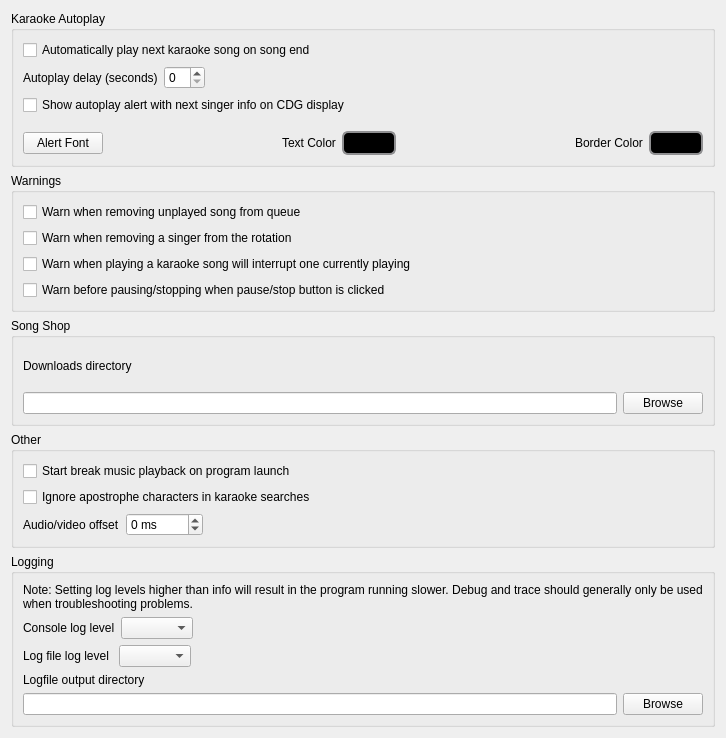
              <widget class="QWidget" name="scrollAreaWidgetContents_2">
               <property name="geometry">
                <rect>
                 <x>0</x>
                 <y>-294</y>
                 <width>726</width>
                 <height>738</height>
                </rect>
               </property>
               <layout class="QVBoxLayout" name="verticalLayout_26">
                <item>
                 <widget class="QGroupBox" name="groupBox">
                  <property name="title">
                   <string>Karaoke Autoplay</string>
                  </property>
                  <property name="flat">
                   <bool>false</bool>
                  </property>
                  <layout class="QVBoxLayout" name="verticalLayout_16">
                   <item>
                    <widget class="QCheckBox" name="checkBoxKAA">
                     <property name="text">
                      <string>Automatically play next karaoke song on song end</string>
                     </property>
                    </widget>
                   </item>
                   <item>
                    <layout class="QHBoxLayout" name="horizontalLayout_11">
                     <item>
                      <widget class="QLabel" name="label_9">
                       <property name="text">
                        <string>Autoplay delay (seconds)</string>
                       </property>
                      </widget>
                     </item>
                     <item>
                      <widget class="QSpinBox" name="spinBoxAADelay"/>
                     </item>
                     <item>
                      <spacer name="horizontalSpacer_6">
                       <property name="orientation">
                        <enum>Qt::Horizontal</enum>
                       </property>
                       <property name="sizeHint" stdset="0">
                        <size>
                         <width>40</width>
                         <height>20</height>
                        </size>
                       </property>
                      </spacer>
                     </item>
                    </layout>
                   </item>
                   <item>
                    <widget class="QCheckBox" name="checkBoxShowKAAAlert">
                     <property name="text">
                      <string>Show autoplay alert with next singer info on CDG display</string>
                     </property>
                    </widget>
                   </item>
                   <item>
                    <layout class="QHBoxLayout" name="horizontalLayout_13">
                     <property name="topMargin">
                      <number>10</number>
                     </property>
                     <item>
                      <widget class="QPushButton" name="btnAlertFont">
                       <property name="text">
                        <string>Alert Font</string>
                       </property>
                      </widget>
                     </item>
                     <item>
                      <spacer name="horizontalSpacer_7">
                       <property name="orientation">
                        <enum>Qt::Horizontal</enum>
                       </property>
                       <property name="sizeHint" stdset="0">
                        <size>
                         <width>40</width>
                         <height>20</height>
                        </size>
                       </property>
                      </spacer>
                     </item>
                     <item>
                      <widget class="QLabel" name="label_12">
                       <property name="text">
                        <string>Text Color</string>
                       </property>
                      </widget>
                     </item>
                     <item>
                      <widget class="QPushButton" name="btnAlertTxtColor">
                       <property name="styleSheet">
                        <string notr="true">QPushButton {
    border: 2px solid #8f8f91;
    border-radius: 6px;
    background-color: rgb(0,0,0);
    min-width: 40px;
    padding-left: 5px;
    padding-right: 5px;
    padding-top: 3px;
    padding-bottom: 3px;
}

QPushButton:pressed {
    background-color: rgb(0,0,0);
}

QPushButton:flat {
    border: none; /* no border for a flat push button */
}

QPushButton:default {
    border-color: navy; /* make the default button prominent */
}</string>
                       </property>
                       <property name="text">
                        <string/>
                       </property>
                      </widget>
                     </item>
                     <item>
                      <spacer name="horizontalSpacer_8">
                       <property name="orientation">
                        <enum>Qt::Horizontal</enum>
                       </property>
                       <property name="sizeHint" stdset="0">
                        <size>
                         <width>40</width>
                         <height>20</height>
                        </size>
                       </property>
                      </spacer>
                     </item>
                     <item>
                      <widget class="QLabel" name="label_16">
                       <property name="text">
                        <string>Border Color</string>
                       </property>
                      </widget>
                     </item>
                     <item>
                      <widget class="QPushButton" name="btnAlertBgColor">
                       <property name="styleSheet">
                        <string notr="true">QPushButton {
    border: 2px solid #8f8f91;
    border-radius: 6px;
    background-color: rgb(0,0,0);
    min-width: 40px;
    padding-left: 5px;
    padding-right: 5px;
    padding-top: 3px;
    padding-bottom: 3px;
}

QPushButton:pressed {
    background-color: rgb(0,0,0);
}

QPushButton:flat {
    border: none; /* no border for a flat push button */
}

QPushButton:default {
    border-color: navy; /* make the default button prominent */
}</string>
                       </property>
                       <property name="text">
                        <string/>
                       </property>
                      </widget>
                     </item>
                    </layout>
                   </item>
                  </layout>
                 </widget>
                </item>
                <item>
                 <widget class="QGroupBox" name="groupBox_2">
                  <property name="title">
                   <string>Warnings</string>
                  </property>
                  <layout class="QVBoxLayout" name="verticalLayout_17">
                   <item>
                    <widget class="QCheckBox" name="cbxQueueRemovalWarning">
                     <property name="text">
                      <string>Warn when removing unplayed song from queue</string>
                     </property>
                    </widget>
                   </item>
                   <item>
                    <widget class="QCheckBox" name="cbxSingerRemovalWarning">
                     <property name="text">
                      <string>Warn when removing a singer from the rotation</string>
                     </property>
                    </widget>
                   </item>
                   <item>
                    <widget class="QCheckBox" name="cbxSongInterruptionWarning">
                     <property name="text">
                      <string>Warn when playing a karaoke song will interrupt one currently playing</string>
                     </property>
                    </widget>
                   </item>
                   <item>
                    <widget class="QCheckBox" name="cbxStopPauseWarning">
                     <property name="text">
                      <string>Warn before pausing/stopping when pause/stop button is clicked</string>
                     </property>
                    </widget>
                   </item>
                  </layout>
                 </widget>
                </item>
                <item>
                 <widget class="QGroupBox" name="groupBox_4">
                  <property name="title">
                   <string>Song Shop</string>
                  </property>
                  <layout class="QVBoxLayout" name="verticalLayout_20">
                   <item>
                    <widget class="QLabel" name="label_25">
                     <property name="text">
                      <string>&lt;html&gt;&lt;head/&gt;&lt;body&gt;&lt;p&gt;Downloads directory&lt;/p&gt;&lt;/body&gt;&lt;/html&gt;</string>
                     </property>
                    </widget>
                   </item>
                   <item>
                    <layout class="QHBoxLayout" name="horizontalLayout_18">
                     <property name="topMargin">
                      <number>0</number>
                     </property>
                     <item>
                      <widget class="QLineEdit" name="lineEditDownloadsDir">
                       <property name="enabled">
                        <bool>true</bool>
                       </property>
                       <property name="readOnly">
                        <bool>true</bool>
                       </property>
                      </widget>
                     </item>
                     <item>
                      <widget class="QPushButton" name="btnBrowse">
                       <property name="text">
                        <string>Browse</string>
                       </property>
                      </widget>
                     </item>
                    </layout>
                   </item>
                  </layout>
                 </widget>
                </item>
                <item>
                 <widget class="QGroupBox" name="groupBox_3">
                  <property name="title">
                   <string>Other</string>
                  </property>
                  <layout class="QVBoxLayout" name="verticalLayout_18">
                   <item>
                    <widget class="QCheckBox" name="cbxBmAutostart">
                     <property name="text">
                      <string>Start break music playback on program launch</string>
                     </property>
                    </widget>
                   </item>
                   <item>
                    <widget class="QCheckBox" name="cbxIgnoreApos">
                     <property name="toolTip">
                      <string>If set, karaoke searches will ignore the apostrophe character. 
For example, searching for &quot;im&quot; will find songs that contain &quot;I'm&quot;, 
&quot;hes&quot; will find &quot;he's&quot;, etc.</string>
                     </property>
                     <property name="text">
                      <string>Ignore apostrophe characters in karaoke searches</string>
                     </property>
                    </widget>
                   </item>
                   <item>
                    <layout class="QHBoxLayout" name="horizontalLayout_14">
                     <property name="topMargin">
                      <number>0</number>
                     </property>
                     <item>
                      <widget class="QLabel" name="label_21">
                       <property name="text">
                        <string>Audio/video offset</string>
                       </property>
                      </widget>
                     </item>
                     <item>
                      <widget class="QSpinBox" name="spinBoxVideoOffset">
                       <property name="toolTip">
                        <string>&lt;html&gt;&lt;head/&gt;&lt;body&gt;&lt;p&gt;Controls the offset between the video position displayed and the current audio position.&lt;/p&gt;&lt;p&gt;Positive numbers mean that the video will be ahead of the audio position by the number of ms specified.&lt;/p&gt;&lt;p&gt;Negative numbers mean that the video will be behind the audio by the number of ms specified.&lt;/p&gt;&lt;/body&gt;&lt;/html&gt;</string>
                       </property>
                       <property name="suffix">
                        <string> ms</string>
                       </property>
                       <property name="minimum">
                        <number>-5000</number>
                       </property>
                       <property name="maximum">
                        <number>5000</number>
                       </property>
                      </widget>
                     </item>
                     <item>
                      <spacer name="horizontalSpacer_9">
                       <property name="orientation">
                        <enum>Qt::Horizontal</enum>
                       </property>
                       <property name="sizeHint" stdset="0">
                        <size>
                         <width>40</width>
                         <height>20</height>
                        </size>
                       </property>
                      </spacer>
                     </item>
                    </layout>
                   </item>
                  </layout>
                 </widget>
                </item>
                <item>
                 <widget class="QGroupBox" name="groupBox_7">
                  <property name="title">
                   <string>Logging</string>
                  </property>
                  <layout class="QVBoxLayout" name="verticalLayout_3">
                   <item>
                    <widget class="QLabel" name="label_18">
                     <property name="text">
                      <string>&lt;html&gt;&lt;head/&gt;&lt;body&gt;&lt;p&gt;Note:  Setting log levels higher than info will result in the program running slower.  Debug and trace should generally only be used when troubleshooting problems.&lt;/p&gt;&lt;/body&gt;&lt;/html&gt;</string>
                     </property>
                     <property name="wordWrap">
                      <bool>true</bool>
                     </property>
                    </widget>
                   </item>
                   <item>
                    <layout class="QHBoxLayout" name="horizontalLayout_23">
                     <property name="topMargin">
                      <number>0</number>
                     </property>
                     <item>
                      <widget class="QLabel" name="label_11">
                       <property name="text">
                        <string>Console log level</string>
                       </property>
                      </widget>
                     </item>
                     <item>
                      <widget class="QComboBox" name="comboBoxConsoleLogLevel"/>
                     </item>
                     <item>
                      <spacer name="horizontalSpacer_20">
                       <property name="orientation">
                        <enum>Qt::Horizontal</enum>
                       </property>
                       <property name="sizeHint" stdset="0">
                        <size>
                         <width>40</width>
                         <height>20</height>
                        </size>
                       </property>
                      </spacer>
                     </item>
                    </layout>
                   </item>
                   <item>
                    <layout class="QHBoxLayout" name="horizontalLayout_24">
                     <property name="topMargin">
                      <number>0</number>
                     </property>
                     <item>
                      <widget class="QLabel" name="label_17">
                       <property name="text">
                        <string>Log file log level </string>
                       </property>
                      </widget>
                     </item>
                     <item>
                      <widget class="QComboBox" name="comboBoxFileLogLevel"/>
                     </item>
                     <item>
                      <spacer name="horizontalSpacer_21">
                       <property name="orientation">
                        <enum>Qt::Horizontal</enum>
                       </property>
                       <property name="sizeHint" stdset="0">
                        <size>
                         <width>40</width>
                         <height>20</height>
                        </size>
                       </property>
                      </spacer>
                     </item>
                    </layout>
                   </item>
                   <item>
                    <widget class="QLabel" name="label_33">
                     <property name="text">
                      <string>Logfile output directory</string>
                     </property>
                    </widget>
                   </item>
                   <item>
                    <layout class="QHBoxLayout" name="horizontalLayout_21">
                     <property name="topMargin">
                      <number>0</number>
                     </property>
                     <item>
                      <widget class="QLineEdit" name="lineEditLogDir"/>
                     </item>
                     <item>
                      <widget class="QPushButton" name="btnLogDirBrowse">
                       <property name="text">
                        <string>Browse</string>
                       </property>
                      </widget>
                     </item>
                    </layout>
                   </item>
                  </layout>
                 </widget>
                </item>
               </layout>
              </widget>
